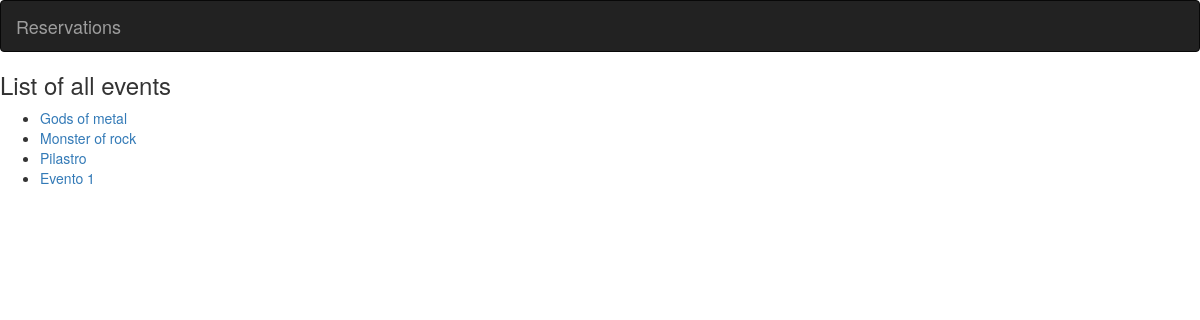
/reservations/, run on an earlier commit of the app's database.
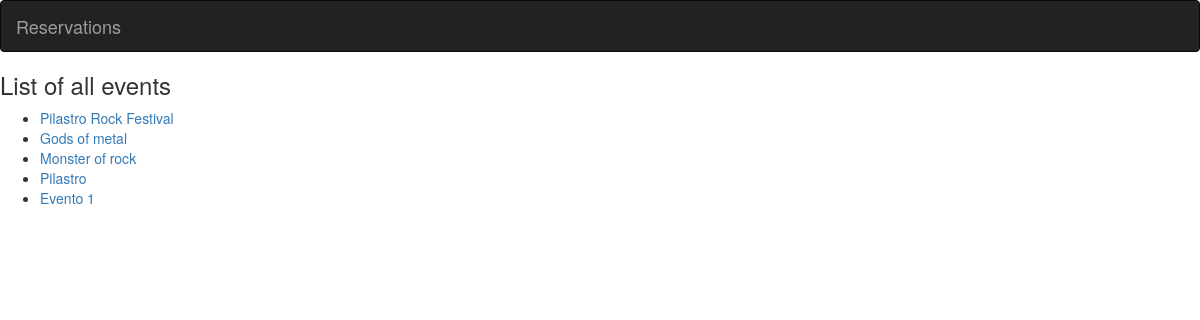
And on a later commit of the database.
### reservations/models.py (models this page shows, shortened)
class Event(models.Model):
    name = models.CharField(max_length=200)
    location = models.CharField(max_length=200)
    seats = models.IntegerField(default=0)
    date = models.DateTimeField('date published')
    ticket_price = models.IntegerField(default=0)

### reservations/views.py (the view)
def index(request):
    latest_event_list = Event.objects.order_by('-date')[:5]
    template = loader.get_template('reservations/index.html')
    context = {
        'latest_event_list': latest_event_list,
    }
    return HttpResponse(template.render(context, request))

### reservations/templates/reservations/index.html (shortened to what this page needs)
{% load staticfiles %}
<link rel="stylesheet" type="text/css" href="{% static 'reservations/style.css' %}"/>
<link href="https://maxcdn.bootstrapcdn.com/bootstrap/3.3.7/css/bootstrap.min.css" rel="stylesheet">
<nav class="navbar navbar-inverse">
  <div class="container-fluid">
    <div class="navbar-header">
      <a class="navbar-brand" href="{% url 'reservations:index' %}">Reservations</a>
    </div>
  </div>
</nav>
{% if latest_event_list %}
    <h3>List of all events</h3>
    <ul>
    {% for event in latest_event_list %}
        <li><a href="/reservations/{{ event.id }}/">{{ event.name }}</a></li>
    {% endfor %}
    </ul>
{% else %}
    <p>No events are available.</p>
{% endif %}

### reservations/static/reservations/style.css (style rules this page uses)
.navbar { border-radius: 0; }

What changed in the data, as far as the page shows it:
added Event: name "Pilastro Rock Festival"
